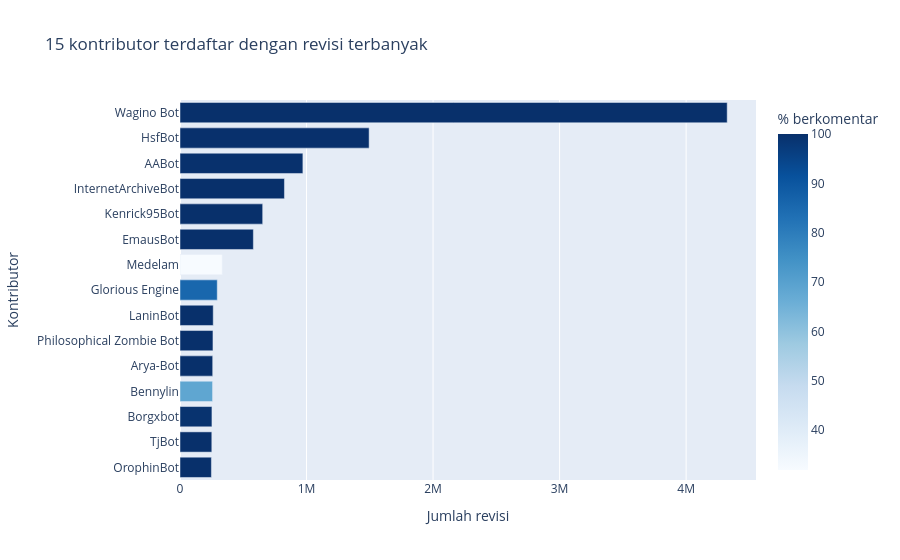

Source (notebook cell):
### Code cell
fig7 = px.bar(
    top_kontributor.to_pandas(),
    y='contributor_name',
    x='jumlah_revisi',
    orientation='h',
    color='pct_berkomentar',
    color_continuous_scale='Blues',
    title='15 kontributor terdaftar dengan revisi terbanyak',
    labels={
        'contributor_name': 'Kontributor',
        'jumlah_revisi': 'Jumlah revisi',
        'pct_berkomentar': '% revisi berkomentar',
    },
    hover_data={
        'halaman_disentuh': True,
        'pct_minor': True,
        'aktivitas_pertama': True,
        'aktivitas_terakhir': True,
        'jumlah_revisi': ':,',
    },
)
fig7.update_yaxes(autorange='reversed')
fig7.update_layout(coloraxis_colorbar_title='% berkomentar')
fig7.show()

### Figure 1 — Plotly figure (JSON) as saved in the notebook; plotly's stock layout.template omitted (floating-point values rounded to 4 significant figures)
{"data": [{"customdata": [[1066155, 80.8, "2011-02-19T00:00:00", "2026-02-05T00:00:00"], [953359, 63.2, "2016-10-04T00:00:00", "2026-09-01T00:00:00"], [536480, 98.5, "2010-05-21T00:00:00", "2026-08-31T00:00:00"], [566562, 0.0, "2021-01-16T00:00:00", "2026-09-01T00:00:00"], [620988, 18.1, "2009-12-12T00:00:00", "2020-09-18T00:00:00"], [371917, 100.0, "2010-06-19T00:00:00", "2026-08-30T00:00:00"], [151066, 80.6, "2007-02-10T00:00:00", "2026-09-01T00:00:00"], [205104, 3.0, "2012-03-02T00:00:00", "2026-09-01T00:00:00"], [242780, 27.9, "2006-09-03T00:00:00", "2019-07-14T00:00:00"], [228034, 2.5, "2007-11-03T00:00:00", "2021-06-13T00:00:00"], [252954, 99.5, "2011-02-13T00:00:00", "2023-03-28T00:00:00"], [152367, 45.4, "2004-12-05T00:00:00", "2026-08-12T00:00:00"], [177633, 76.5, "2006-01-04T00:00:00", "2009-10-30T00:00:00"], [177069, 64.0, "2009-11-15T00:00:00", "2013-03-07T00:00:00"], [231895, 66.4, "2008-07-01T00:00:00", "2026-01-18T00:00:00"]], "hovertemplate": "Jumlah revisi=%{x:,}<br>Kontributor=%{y}<br>halaman_disentuh=%{customdata[0]}<br>pct_minor=%{customdata[1]}<br>aktivitas_pertama=%{customdata[2]}<br>aktivitas_terakhir=%{customdata[3]}<br>% revisi berkomentar=%{marker.color}<extra></extra>", "legendgroup": "", "marker": {"color": [100.0, 99.9, 99.7, 100.0, 100.0, 100.0, 31.9, 85.7, 100.0, 100.0, 100.0, 68.5, 99.3, 100.0, 100.0], "coloraxis": "coloraxis", "pattern": {"shape": ""}}, "name": "", "orientation": "h", "showlegend": false, "textposition": "auto", "type": "bar", "x": [4324592, 1494678, 971206, 825396, 653448, 579768, 334181, 294356, 262650, 260506, 258469, 257365, 252387, 251344, 248129], "xaxis": "x", "y": ["Wagino Bot", "HsfBot", "AABot", "InternetArchiveBot", "Kenrick95Bot", "EmausBot", "Medelam", "Glorious Engine", "LaninBot", "Philosophical Zombie Bot", "Arya-Bot", "Bennylin", "Borgxbot", "TjBot", "OrophinBot"], "yaxis": "y"}], "layout": {"barmode": "relative", "coloraxis": {"autocolorscale": false, "colorbar": {"title": {"text": "% berkomentar"}}, "colorscale": [[0.0, "rgb(247,251,255)"], [0.125, "rgb(222,235,247)"], [0.25, "rgb(198,219,239)"], [0.375, "rgb(158,202,225)"], [0.5, "rgb(107,174,214)"], [0.625, "rgb(66,146,198)"], [0.75, "rgb(33,113,181)"], [0.875, "rgb(8,81,156)"], [1.0, "rgb(8,48,107)"]]}, "legend": {"tracegroupgap": 0}, "title": {"text": "15 kontributor terdaftar dengan revisi terbanyak"}, "xaxis": {"anchor": "y", "domain": [0.0, 1.0], "title": {"text": "Jumlah revisi"}}, "yaxis": {"anchor": "x", "autorange": "reversed", "domain": [0.0, 1.0], "title": {"text": "Kontributor"}}}}
